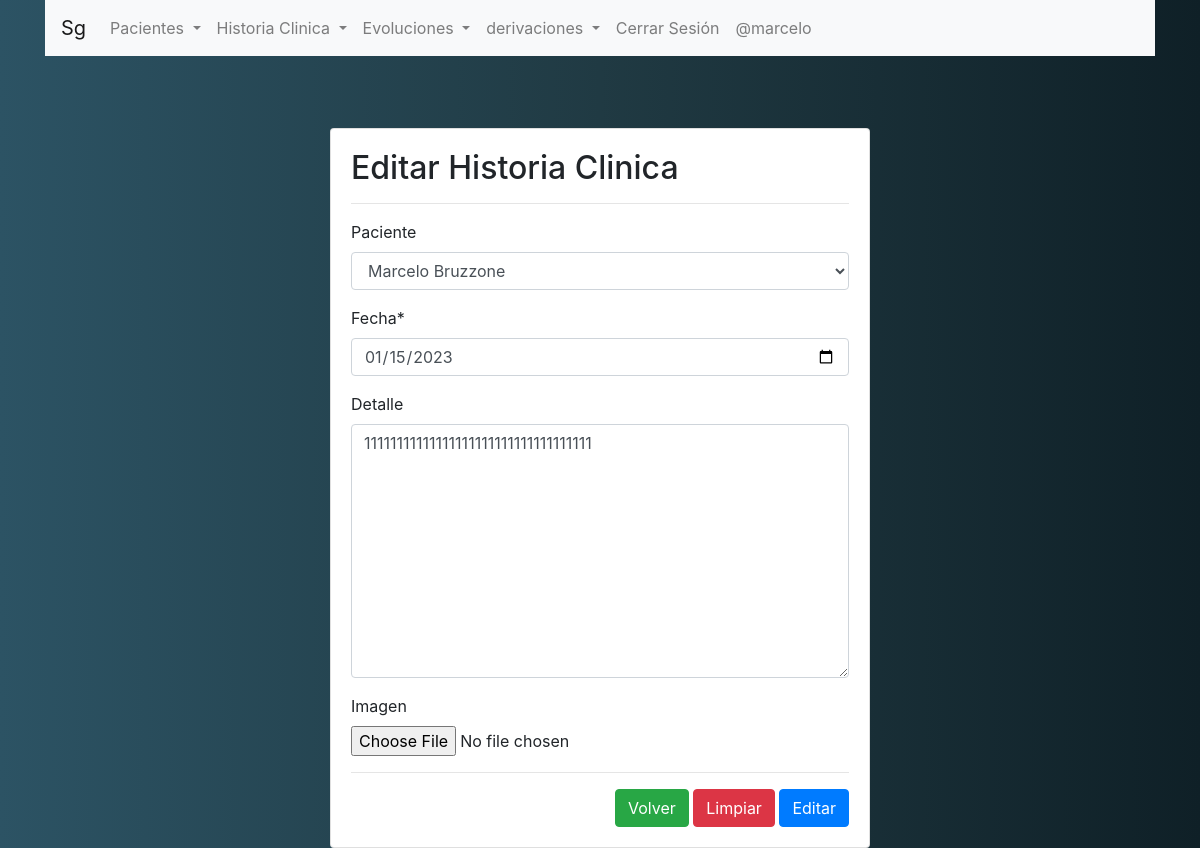
The page /modificar-historiaClinica/2/ (signed in) on the database its author committed.
### gestion/models.py (models this page shows, shortened)
class historiaClinica(models.Model):
    paciente = models.ForeignKey(
        paciente, on_delete=models.CASCADE, blank=True)
    fecha = models.DateField(blank=True, null=True)
    detalle = models.TextField(blank=True)
    imagen = models.ImageField(upload_to='Hc', blank=True)

### gestion/views.py (the view, shortened to what this page needs)
@permission_required('api.change_historiaClinica')
def modificar_historiaClinica(request, id):
    historiaClinicaVar = get_object_or_404(historiaClinica, id=id)
    data = {
        'form': historiaClinicaForm(instance=historiaClinicaVar)
    }
    return render(request, 'gestion/historiaClinica/modificar.html', data)

### gestion/forms.py
class historiaClinicaForm(forms.ModelForm):
    fecha = forms.DateField(widget=forms.DateInput(attrs={'type': 'date'}))
    class Meta:
        model = historiaClinica
        fields = '__all__'

### gestion/models.py (called while the page is built)
    def __str__(self):
        return f"{self.nombre} {self.apellido}"

### gestion/templates/gestion/historiaClinica/modificar.html (shortened to what this page needs)
{% extends "gestion/layout.html" %} {% block body %} {% load crispy_forms_tags%}
<br /><br />
<div class="row">
  <div class="col-12 col-md-6 offset-md-3">
    <div class="card">
      <div class="card-body">
        <h2>Editar Historia Clinica</h2>
        <hr />
        <form action="" method="post">
          {% csrf_token %} {{form | crispy}}
          <hr />
          <div class="d-flex justify-content-end">
            <a
              class="btn btn-success"
              href="{% url 'gestion:listar_historiaClinicas' %}"
              >Volver</a
            >
            <input type="reset" value="Limpiar" class="btn btn-danger" />
            <input type="submit" value="Editar" class="btn btn-primary" />
          </div>
        </form>
      </div>
    </div>
  </div>
</div>
{% endblock %}

### gestion/templates/gestion/layout.html (shortened to what this page needs)
{% load static %}
<!DOCTYPE html>
<html lang="en">
  <head>
    <link
      rel="stylesheet"
      href="https://cdn.jsdelivr.net/npm/bootstrap@4.6.1/dist/css/bootstrap.min.css"
    />
  </head>
  <body style="background: #0F2027;
  background: -webkit-linear-gradient(to right, #2C5364, #203A43, #0F2027);
  background: linear-gradient(to right, #2C5364, #203A43, #0F2027);">
    <div class="container">
    <nav class="navbar navbar-expand-lg navbar-light bg-light">
      <a class="navbar-brand" href="{% url 'gestion:index' %}">Sg</a>
      <div class="collapse navbar-collapse" id="navbarSupportedContent">
        <ul class="navbar-nav mr-auto">
          <li class="nav-item dropdown">
            <a
              class="nav-link dropdown-toggle"
              href="#"
              id="navbarDropdown"
              role="button"
              data-toggle="dropdown"
              aria-expanded="false"
            >
              Pacientes
            </a>
          </li>
          <li class="nav-item dropdown">
            <a
              class="nav-link dropdown-toggle"
              href="#"
              id="navbarDropdown"
              role="button"
              data-toggle="dropdown"
              aria-haspopup="true"
              aria-expanded="false"
            >
              Historia Clinica
            </a>
          </li>
          <li class="nav-item dropdown">
            <a
              class="nav-link dropdown-toggle"
              href="#"
              id="navbarDropdown"
              role="button"
              data-toggle="dropdown"
              aria-haspopup="true"
              aria-expanded="false"
            >
              Evoluciones
            </a>
          </li>
          <li class="nav-item dropdown">
            <a
              class="nav-link dropdown-toggle"
              href="#"
              id="navbarDropdown"
              role="button"
              data-toggle="dropdown"
              aria-haspopup="true"
              aria-expanded="false"
            >
              derivaciones
            </a>
          </li>
          {% if user.is_authenticated %}
              <li class="nav-item">
                <a class="nav-link" href="{% url 'logout' %}">Cerrar Sesión</a>
              </li>
              <li class="nav-item">
                <a class="nav-link" href="#">@{{user.username}}</a>
              </li class="nav-item">
              {% endif %}
        </ul>
      </div>
    </nav>
  </div>
    <br />
    <div class="container">{% block body %} {% endblock %}</div>
  </body>
</html>

### rows shown on the page
historiaClinica: paciente "Marcelo Bruzzone", fecha "01/15/2023", detalle "11111111111111111111111111111111111"

### other values the page prints
{{ user.username }} "marcelo"
